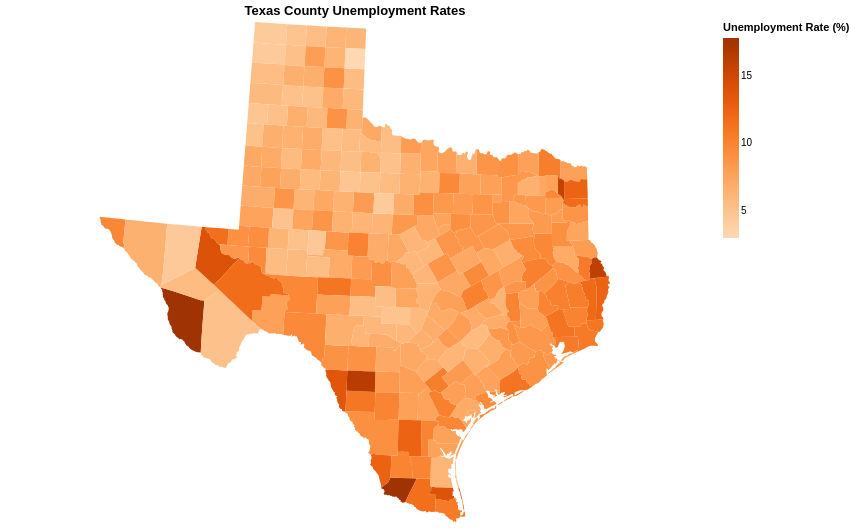

Notebook source saved alongside this figure:
### Markdown cell above
#### Part 1.4 Choropleth maps with Altair (5 points)

Now, recreate the **Texas county choropleth map** using **Altair**, using the **original Texas dataset (without missing values)**.

- Create a choropleth map where **fill color encodes the unemployment rate** using a **single-hue (sequential) color scheme**.
- Add a tooltip that shows **county name** and **unemployment rate**.
- Use the **`albersUsa` projection** for the map.

### Code cell
import altair as alt

texas_json = alt.Data(values=texas.__geo_interface__['features'])

chart = alt.Chart(texas_json).mark_geoshape().encode(
    color=alt.Color('properties.unemp:Q', 
                    scale=alt.Scale(scheme='oranges'),
                    legend=alt.Legend(title='Unemployment Rate (%)')),
    tooltip=[
        alt.Tooltip('properties.NAME:N', title='County'),
        alt.Tooltip('properties.unemp:Q', title='Unemployment Rate')
    ]
).project('albersUsa').properties(
    title='Texas County Unemployment Rates',
    width=700,
    height=500)

chart

### Figure 1 — Vega-Lite specification as saved in the notebook (floating-point values rounded to 4 significant figures; data arrays with more than 128 entries replaced by an {"elided": "..."} marker saying what was removed)
{"config": {"view": {"continuousWidth": 300, "continuousHeight": 300}}, "data": {"values": {"elided": "254 records"}}, "mark": {"type": "geoshape"}, "encoding": {"color": {"field": "properties.unemp", "legend": {"title": "Unemployment Rate (%)"}, "scale": {"scheme": "oranges"}, "type": "quantitative"}, "tooltip": [{"field": "properties.NAME", "title": "County", "type": "nominal"}, {"field": "properties.unemp", "title": "Unemployment Rate", "type": "quantitative"}]}, "height": 500, "projection": {"type": "albersUsa"}, "title": "Texas County Unemployment Rates", "width": 700, "$schema": "https://vega.github.io/schema/vega-lite/v6.1.0.json"}
